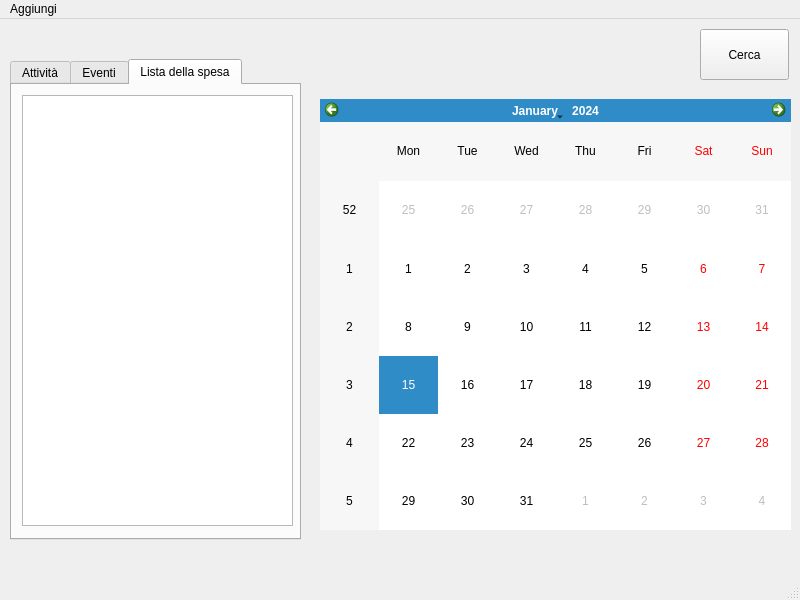
<?xml version="1.0" encoding="UTF-8"?>
<ui version="4.0">
 <class>MainWindow</class>
 <widget class="QMainWindow" name="MainWindow">
  <property name="geometry">
   <rect>
    <x>0</x>
    <y>0</y>
    <width>800</width>
    <height>600</height>
   </rect>
  </property>
  <property name="windowTitle">
   <string>MyD14ry</string>
  </property>
  <widget class="QWidget" name="centralwidget">
   <widget class="QTabWidget" name="tabWidget">
    <property name="geometry">
     <rect>
      <x>10</x>
      <y>40</y>
      <width>291</width>
      <height>481</height>
     </rect>
    </property>
    <property name="currentIndex">
     <number>2</number>
    </property>
    <widget class="QWidget" name="ActivityTab">
     <attribute name="title">
      <string>Attività</string>
     </attribute>
     <widget class="QListWidget" name="listWidget">
      <property name="geometry">
       <rect>
        <x>10</x>
        <y>10</y>
        <width>271</width>
        <height>431</height>
       </rect>
      </property>
      <property name="alternatingRowColors">
       <bool>true</bool>
      </property>
     </widget>
    </widget>
    <widget class="QWidget" name="EventTab">
     <attribute name="title">
      <string>Eventi</string>
     </attribute>
     <widget class="QListWidget" name="listWidget_2">
      <property name="geometry">
       <rect>
        <x>10</x>
        <y>10</y>
        <width>271</width>
        <height>431</height>
       </rect>
      </property>
     </widget>
    </widget>
    <widget class="QWidget" name="ShoppingListTab">
     <attribute name="title">
      <string>Lista della spesa</string>
     </attribute>
     <widget class="QListWidget" name="listWidget_3">
      <property name="geometry">
       <rect>
        <x>10</x>
        <y>10</y>
        <width>271</width>
        <height>431</height>
       </rect>
      </property>
     </widget>
    </widget>
   </widget>
   <widget class="QCalendarWidget" name="calendarWidget">
    <property name="geometry">
     <rect>
      <x>320</x>
      <y>80</y>
      <width>471</width>
      <height>431</height>
     </rect>
    </property>
   </widget>
   <widget class="QPushButton" name="findButton">
    <property name="geometry">
     <rect>
      <x>700</x>
      <y>10</y>
      <width>89</width>
      <height>51</height>
     </rect>
    </property>
    <property name="text">
     <string>Cerca</string>
    </property>
   </widget>
  </widget>
  <widget class="QMenuBar" name="menubar">
   <property name="geometry">
    <rect>
     <x>0</x>
     <y>0</y>
     <width>800</width>
     <height>22</height>
    </rect>
   </property>
   <widget class="QMenu" name="menuAdd">
    <property name="title">
     <string>Aggiungi</string>
    </property>
    <addaction name="actionActivity"/>
    <addaction name="actionEvent"/>
    <addaction name="actionLista_della_spesa"/>
   </widget>
   <addaction name="menuAdd"/>
  </widget>
  <widget class="QStatusBar" name="statusbar"/>
  <action name="actionActivity">
   <property name="text">
    <string>Attività</string>
   </property>
  </action>
  <action name="actionEvent">
   <property name="text">
    <string>Evento</string>
   </property>
  </action>
  <action name="actionLista_della_spesa">
   <property name="text">
    <string>Lista della spesa</string>
   </property>
  </action>
 </widget>
 <resources/>
 <connections/>
</ui>
